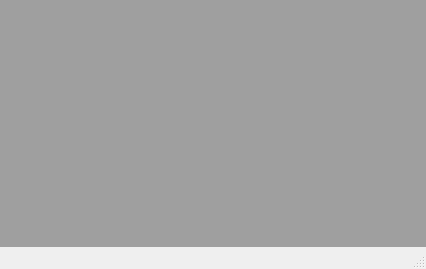
<?xml version="1.0" encoding="UTF-8"?>
<ui version="4.0">
 <class>MainWindow</class>
 <widget class="QMainWindow" name="MainWindow">
  <property name="geometry">
   <rect>
    <x>0</x>
    <y>0</y>
    <width>426</width>
    <height>269</height>
   </rect>
  </property>
  <property name="windowTitle">
   <string>MainWindow</string>
  </property>
  <widget class="QWidget" name="centralwidget">
   <layout class="QHBoxLayout" name="horizontalLayout_2">
    <property name="leftMargin">
     <number>0</number>
    </property>
    <property name="topMargin">
     <number>0</number>
    </property>
    <property name="rightMargin">
     <number>0</number>
    </property>
    <property name="bottomMargin">
     <number>0</number>
    </property>
    <item>
     <widget class="QMdiArea" name="mdiArea"/>
    </item>
   </layout>
  </widget>
  <widget class="QMenuBar" name="menubar">
   <property name="geometry">
    <rect>
     <x>0</x>
     <y>0</y>
     <width>426</width>
     <height>22</height>
    </rect>
   </property>
  </widget>
  <widget class="QStatusBar" name="statusbar"/>
 </widget>
 <resources/>
 <connections/>
</ui>
